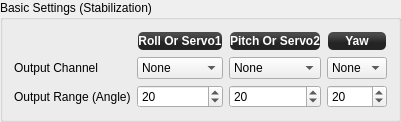
            <widget class="QGroupBox" name="groupBox_5">
             <property name="title">
              <string>Basic Settings (Stabilization)</string>
             </property>
             <layout class="QGridLayout" name="gridLayout_9">
              <item row="2" column="3">
               <widget class="QSpinBox" name="yawOutputRange">
                <property name="focusPolicy">
                 <enum>Qt::StrongFocus</enum>
                </property>
                <property name="toolTip">
                 <string>Camera yaw angle for 100% output value, deg.

This value should be tuned for particular gimbal and servo. You also
have to define channel output range using Output configuration tab.</string>
                </property>
                <property name="maximum">
                 <number>180</number>
                </property>
                <property name="value">
                 <number>20</number>
                </property>
                <property name="objrelation" stdset="0">
                 <stringlist>
                  <string>objname:CameraStabSettings</string>
                  <string>fieldname:OutputRange</string>
                  <string>element:Yaw</string>
                  <string>haslimits:no</string>
                  <string>scale:1</string>
                  <string>buttongroup:1</string>
                 </stringlist>
                </property>
               </widget>
              </item>
              <item row="2" column="2">
               <widget class="QSpinBox" name="pitchOutputRange">
                <property name="focusPolicy">
                 <enum>Qt::StrongFocus</enum>
                </property>
                <property name="toolTip">
                 <string>Camera pitch angle for 100% output value, deg.

This value should be tuned for particular gimbal and servo. You also
have to define channel output range using Output configuration tab.</string>
                </property>
                <property name="maximum">
                 <number>180</number>
                </property>
                <property name="value">
                 <number>20</number>
                </property>
                <property name="objrelation" stdset="0">
                 <stringlist>
                  <string>objname:CameraStabSettings</string>
                  <string>fieldname:OutputRange</string>
                  <string>element:Pitch</string>
                  <string>haslimits:no</string>
                  <string>scale:1</string>
                  <string>buttongroup:1</string>
                 </stringlist>
                </property>
               </widget>
              </item>
              <item row="2" column="1">
               <widget class="QSpinBox" name="rollOutputRange">
                <property name="focusPolicy">
                 <enum>Qt::StrongFocus</enum>
                </property>
                <property name="toolTip">
                 <string>Camera roll angle for 100% output value, deg.

This value should be tuned for particular gimbal and servo. You also
have to define channel output range using Output configuration tab.</string>
                </property>
                <property name="maximum">
                 <number>180</number>
                </property>
                <property name="value">
                 <number>20</number>
                </property>
                <property name="objrelation" stdset="0">
                 <stringlist>
                  <string>objname:CameraStabSettings</string>
                  <string>fieldname:OutputRange</string>
                  <string>element:Roll</string>
                  <string>haslimits:no</string>
                  <string>scale:1</string>
                  <string>buttongroup:1</string>
                 </stringlist>
                </property>
               </widget>
              </item>
              <item row="1" column="3">
               <widget class="QComboBox" name="yawChannel">
                <property name="focusPolicy">
                 <enum>Qt::StrongFocus</enum>
                </property>
                <property name="toolTip">
                 <string>Yaw output channel for camera gimbal</string>
                </property>
                <item>
                 <property name="text">
                  <string>None</string>
                 </property>
                </item>
               </widget>
              </item>
              <item row="1" column="2">
               <widget class="QComboBox" name="pitchChannel">
                <property name="focusPolicy">
                 <enum>Qt::StrongFocus</enum>
                </property>
                <property name="toolTip">
                 <string>Pitch output channel for camera gimbal</string>
                </property>
                <item>
                 <property name="text">
                  <string>None</string>
                 </property>
                </item>
               </widget>
              </item>
              <item row="1" column="1">
               <widget class="QComboBox" name="rollChannel">
                <property name="focusPolicy">
                 <enum>Qt::StrongFocus</enum>
                </property>
                <property name="toolTip">
                 <string>Roll output channel for camera gimbal</string>
                </property>
                <item>
                 <property name="text">
                  <string>None</string>
                 </property>
                </item>
               </widget>
              </item>
              <item row="1" column="0">
               <widget class="QLabel" name="label_42">
                <property name="text">
                 <string>Output Channel</string>
                </property>
               </widget>
              </item>
              <item row="2" column="0">
               <widget class="QLabel" name="label_43">
                <property name="text">
                 <string>Output Range (Angle)</string>
                </property>
               </widget>
              </item>
              <item row="0" column="3">
               <widget class="QLabel" name="label_44">
                <property name="minimumSize">
                 <size>
                  <width>0</width>
                  <height>20</height>
                 </size>
                </property>
                <property name="styleSheet">
                 <string notr="true">background-color: qlineargradient(spread:reflect, x1:0.507, y1:0, x2:0.507, y2:0.772, stop:0.208955 rgba(74, 74, 74, 255), stop:0.78607 rgba(36, 36, 36, 255));
color: rgb(255, 255, 255);
border-radius: 5;
margin:1px;
font:bold;</string>
                </property>
                <property name="text">
                 <string>Yaw</string>
                </property>
                <property name="alignment">
                 <set>Qt::AlignCenter</set>
                </property>
               </widget>
              </item>
              <item row="0" column="2">
               <widget class="QLabel" name="label_45">
                <property name="minimumSize">
                 <size>
                  <width>0</width>
                  <height>20</height>
                 </size>
                </property>
                <property name="styleSheet">
                 <string notr="true">background-color: qlineargradient(spread:reflect, x1:0.507, y1:0, x2:0.507, y2:0.772, stop:0.208955 rgba(74, 74, 74, 255), stop:0.78607 rgba(36, 36, 36, 255));
color: rgb(255, 255, 255);
border-radius: 5;
margin:1px;
font:bold;</string>
                </property>
                <property name="text">
                 <string>Pitch Or Servo2</string>
                </property>
                <property name="alignment">
                 <set>Qt::AlignCenter</set>
                </property>
               </widget>
              </item>
              <item row="0" column="1">
               <widget class="QLabel" name="label_46">
                <property name="minimumSize">
                 <size>
                  <width>0</width>
                  <height>20</height>
                 </size>
                </property>
                <property name="styleSheet">
                 <string notr="true">background-color: qlineargradient(spread:reflect, x1:0.507, y1:0, x2:0.507, y2:0.772, stop:0.208955 rgba(74, 74, 74, 255), stop:0.78607 rgba(36, 36, 36, 255));
color: rgb(255, 255, 255);
border-radius: 5;
margin:1px;
font:bold;</string>
                </property>
                <property name="text">
                 <string>Roll Or Servo1</string>
                </property>
                <property name="alignment">
                 <set>Qt::AlignCenter</set>
                </property>
               </widget>
              </item>
             </layout>
            </widget>
